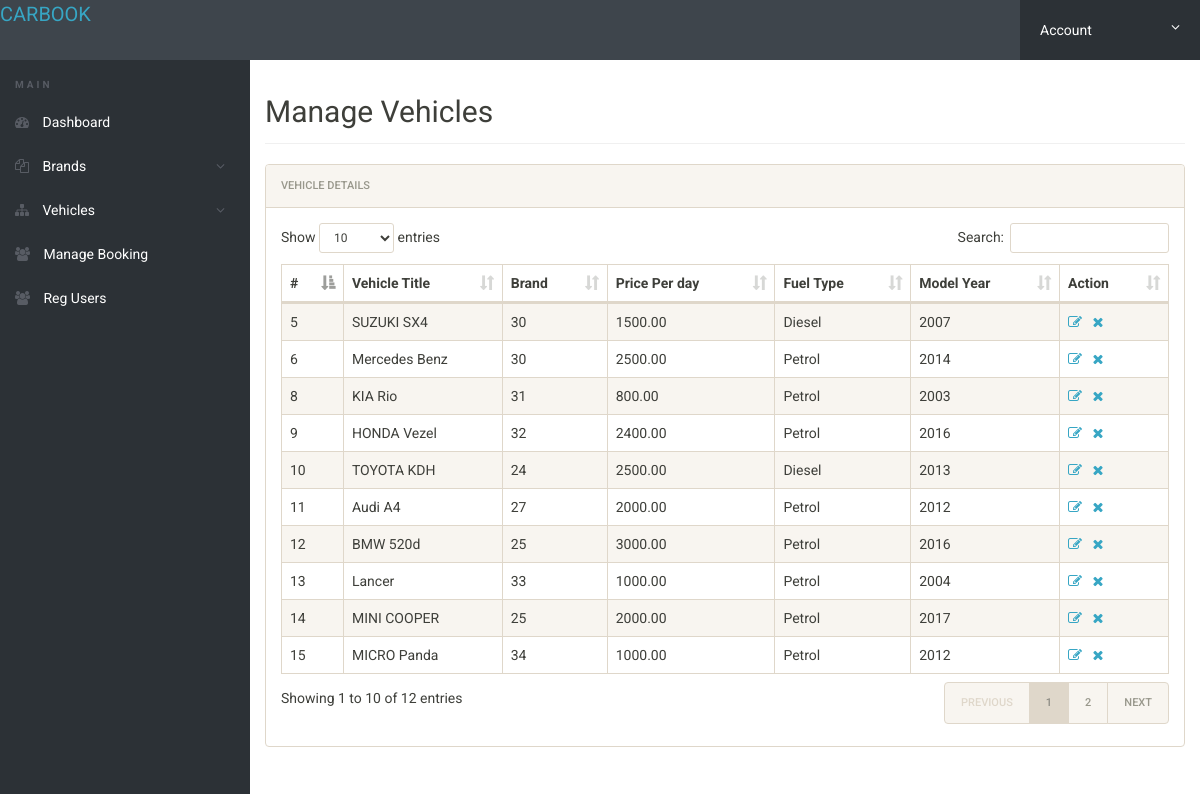
/admin/manage-vehicles.php (signed in), run on the app's committed database.
### tables this page shows
CREATE TABLE `cars` (
  `id` int NOT NULL AUTO_INCREMENT,
  `VehiclesTitle` varchar(150) DEFAULT NULL,
  `VehiclesBrand` int DEFAULT NULL,
  `VehiclesOverview` longtext,
  `PricePerDay` float(10,2) DEFAULT NULL,
  `FuelType` varchar(100) DEFAULT NULL,
  `ModelYear` int DEFAULT NULL,
  `SeatingCapacity` int DEFAULT NULL,
  `Vimage1` varchar(120) DEFAULT NULL,
  `Vimage2` varchar(120) DEFAULT NULL,
  `Vimage3` varchar(120) DEFAULT NULL,
  `Vimage4` varchar(120) DEFAULT NULL,
  `Vimage5` varchar(120) DEFAULT NULL,
  `AirConditioner` int DEFAULT NULL,
  `PowerDoorLocks` int DEFAULT NULL,
  `AntiLockBrakingSystem` int DEFAULT NULL,
  `BrakeAssist` int DEFAULT NULL,
  `PowerSteering` int DEFAULT NULL,
  `DriverAirbag` int DEFAULT NULL,
  `PassengerAirbag` int DEFAULT NULL,
  `PowerWindows` int DEFAULT NULL,
  `CDPlayer` int DEFAULT NULL,
  `CentralLocking` int DEFAULT NULL,
  `CrashSensor` int DEFAULT NULL,
  `LeatherSeats` int DEFAULT NULL,
  `RegDate` timestamp NOT NULL DEFAULT CURRENT_TIMESTAMP,
  `UpdationDate` timestamp NULL DEFAULT NULL ON UPDATE CURRENT_TIMESTAMP,
  PRIMARY KEY (`id`)
);

### admin/manage-vehicles.php (the view, shortened to what this page needs)
<?php
include('includes/connection.inc.php');
 ?>
<!doctype html>
<html lang="en" class="no-js">
<head>
	<link rel="stylesheet" href="css/font-awesome.min.css">
	<link rel="stylesheet" href="css/bootstrap.min.css">
	<link rel="stylesheet" href="css/dataTables.bootstrap.min.css">
	<link rel="stylesheet" href="css/bootstrap-social.css">
	<link rel="stylesheet" href="css/bootstrap-select.css">
	<link rel="stylesheet" href="css/fileinput.min.css">
	<link rel="stylesheet" href="css/awesome-bootstrap-checkbox.css">
	<link rel="stylesheet" href="css/style.css">
</head>
<body>
	<?php include('includes/header.php');?>
	<div class="ts-main-content">
		<?php include('includes/leftbar.php');?>
		<div class="content-wrapper">
			<div class="container-fluid">
				<div class="row">
					<div class="col-md-12">
						<h2 class="page-title">Manage Vehicles</h2>
						<div class="panel panel-default">
							<div class="panel-heading">Vehicle Details</div>
							<div class="panel-body">
								<table id="zctb" class="display table table-striped table-bordered table-hover" cellspacing="0" width="100%">
									<thead>
										<tr>
										<th>#</th>
											<th>Vehicle Title</th>
											<th>Brand </th>
											<th>Price Per day</th>
											<th>Fuel Type</th>
											<th>Model Year</th>
											<th>Action</th>
										</tr>
									</thead>
									<tbody>
									<?php
										$sql="SELECT * FROM cars";
										$res=mysqli_query($con,$sql);
										while($row=mysqli_fetch_assoc($res)){
									?>
										<tr>
											<td><?php echo $row['id']?></td>
											<td><?php echo $row['VehiclesTitle']?></td>
											<td><?php echo $row['VehiclesBrand']?></td>
											<td><?php echo $row['PricePerDay']?></td>
											<td><?php echo $row['FuelType']?></td>
												<td><?php echo $row['ModelYear']?></td>
		<td><a href="edit-vehicle.php?id=<?php echo $row['id'];?>"><i class="fa fa-edit"></i></a>&nbsp;&nbsp;
<a href="manage-vehicles.php?del=<?php echo $row['id']?>" onclick="return confirm('Do you want to delete');"><i class="fa fa-close"></i></a></td>
										</tr>
										<?php }?>
									</tbody>
								</table>
							</div>
						</div>
					</div>
				</div>
			</div>
		</div>
	</div>
</body>
</html>

### admin/css/style.css (style rules this page uses)
html { font-size: 14px; }
@media only screen and (min-width: 480px) { html { font-size: 17px; } }
@media only screen and (min-width: 768px) { html { font-size: 14px; } }
body { font-size: 1em; }
a { color: #37a6c4; }
.panel { overflow: hidden; }
.page-title { padding-bottom: 15px; margin-bottom: 20px; border-bottom: 1px solid #f0f0f0; }
.ts-main-content .content-wrapper { padding-top: 15px; margin-top: 60px; }
@media only screen and (min-width: 992px) { .ts-main-content .content-wrapper { margin-left: 250px; } }

### data on the page
cars: id "5", VehiclesTitle "SUZUKI SX4", VehiclesBrand "30", PricePerDay "1500.00", FuelType "Diesel", ModelYear "2007"
cars: id "6", VehiclesTitle "Mercedes Benz", VehiclesBrand "30", PricePerDay "2500.00", FuelType "Petrol", ModelYear "2014"
cars: id "8", VehiclesTitle "KIA Rio", VehiclesBrand "31", PricePerDay "800.00", FuelType "Petrol", ModelYear "2003"
cars: id "9", VehiclesTitle "HONDA Vezel", VehiclesBrand "32", PricePerDay "2400.00", FuelType "Petrol", ModelYear "2016"
cars: id "10", VehiclesTitle "TOYOTA KDH", VehiclesBrand "24", PricePerDay "2500.00", FuelType "Diesel", ModelYear "2013"
cars: id "11", VehiclesTitle "Audi A4", VehiclesBrand "27", PricePerDay "2000.00", FuelType "Petrol", ModelYear "2012"
cars: id "12", VehiclesTitle "BMW 520d", VehiclesBrand "25", PricePerDay "3000.00", FuelType "Petrol", ModelYear "2016"
cars: id "13", VehiclesTitle "Lancer", VehiclesBrand "33", PricePerDay "1000.00", FuelType "Petrol", ModelYear "2004"
cars: id "14", VehiclesTitle "MINI COOPER", VehiclesBrand "25", PricePerDay "2000.00", FuelType "Petrol", ModelYear "2017"
cars: id "15", VehiclesTitle "MICRO Panda", VehiclesBrand "34", PricePerDay "1000.00", FuelType "Petrol", ModelYear "2012"
